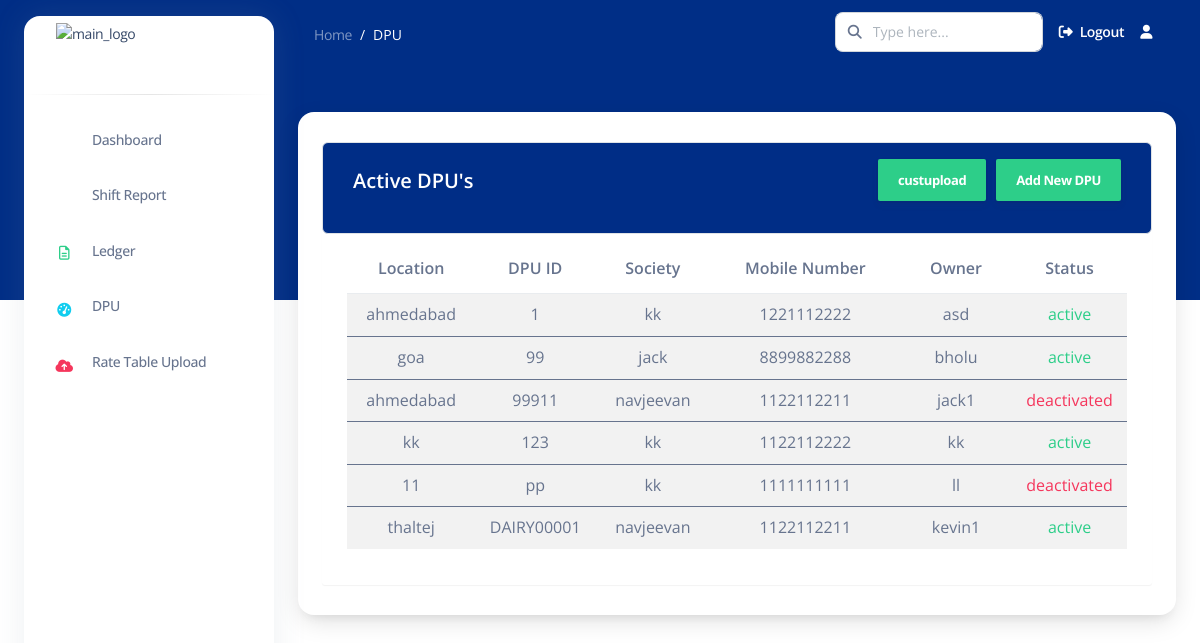
The page /active_dpu/ (signed in) on the database as committed earlier.
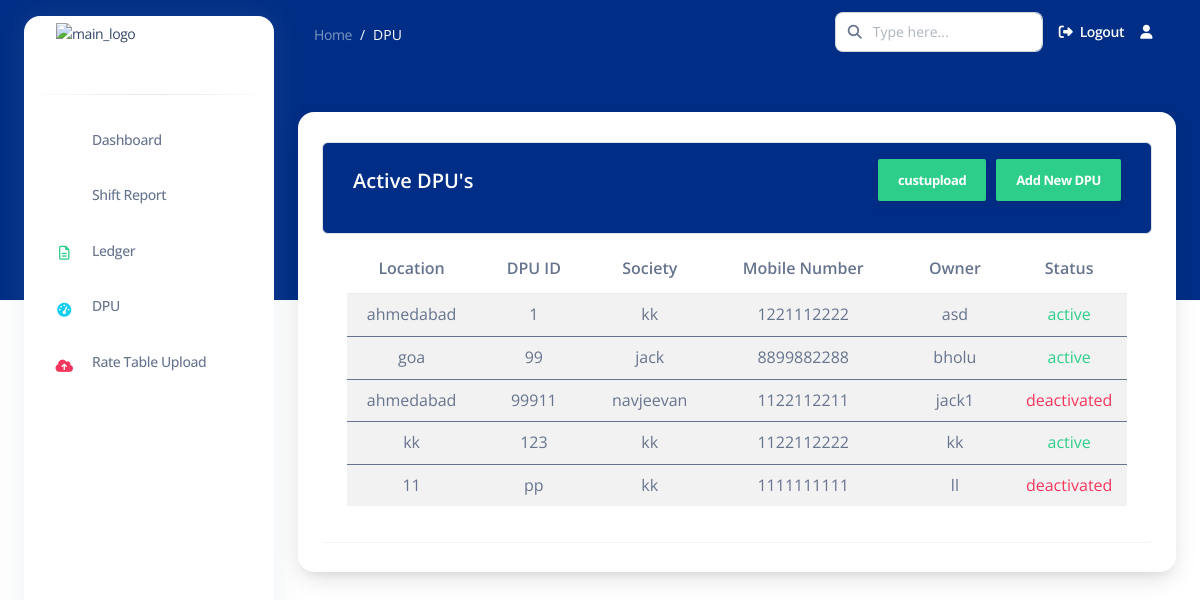
The same page on the database as committed later.
### apps/common/models.py (models this page shows, shortened)
class DPU(models.Model):
    user = models.ForeignKey(User, on_delete=models.CASCADE)
    location = models.CharField(max_length=255)
    dpu_id = models.CharField(max_length=50, unique=True)
    society = models.CharField(max_length=255)
    mobile_number = models.CharField(max_length=15)
    owner = models.CharField(max_length=255)
    STATUS_CHOICES = [
        ('active', 'Active'),
        ('deactivated', 'Deactivated'),
    ]
    status = models.CharField(max_length=20, choices=STATUS_CHOICES, default='active')

### apps/common/views.py (the view)
# urls.py: path('active_dpu/', active_dpu, name='active_dpu'),
def active_dpu(request):
    active_dpu_list = DPU.objects.filter(user=request.user)
    return render(request, 'common/active_dpu.html', {'active_dpu_list': active_dpu_list})

### templates/common/active_dpu.html (shortened to what this page needs)
{% extends 'base2.html' %}
{% load static %}
{% load crispy_forms_tags %}
{% block content %}
<nav class="navbar navbar-main navbar-expand-lg px-0 mx-4 shadow-none border-radius-xl " id="navbarBlur"
    data-scroll="false">
    <div class="container-fluid py-1 px-3">
        <nav aria-label="breadcrumb">
            <ol class="breadcrumb bg-transparent mb-0 pb-0 pt-1 px-0 me-sm-6 me-5">
                <li class="breadcrumb-item text-sm"><a class="opacity-5 text-white" href="">Home</a>
                </li>
                <li class="breadcrumb-item text-sm text-white active" aria-current="page">DPU</li>
            </ol>
        </nav>
        <div class="collapse navbar-collapse mt-sm-0 mt-2 me-md-0 me-sm-4" id="navbar">
            <div class="ms-md-auto pe-md-3 d-flex align-items-center">
                <div class="input-group">
                    <span class="input-group-text text-body"><i class="fas fa-search" aria-hidden="true"></i></span>
                    <input type="text" class="form-control" placeholder="Type here...">
                </div>
            </div>
            <ul class="navbar-nav  justify-content-end">
                <li class="nav-item d-flex align-items-center">
                    <a href="{% url 'logout' %}" class="nav-link text-white font-weight-bold px-0">
                        <i class="fa fa-sign-out me-sm-1"></i>
                        <span class="d-sm-inline d-none">Logout</span>
                    </a>
                </li>
                <li class="nav-item dropdown pe-2 px-3 d-flex align-items-center">
                    <a href="javascript:;" class="nav-link text-white p-0" id="dropdownMenuButton"
                        data-bs-toggle="dropdown" aria-expanded="false">
                        <i class="fa fa-user cursor-pointer"></i>
                    </a>
                </li>
            </ul>
        </div>
    </div>
</nav>
<div class="container-fluid mt-5">
    <div class="card o-hidden border-0 shadow-lg mt-5">
        <div class="container">
            <div class="table-wrapper table-responsive">
              <div class="table-title border rounded">
                <div class="row">
                  <div class="col-sm-6">
                    <h5 class="text-white mt-2">Active DPU's</h5>
                  </div>
                  <div class="col-md-6">
                    <a href="{% url 'add_dpu' %}" class="btn btn-success" > <span>Add New DPU</span></a>
                    <a href="{% url 'custupload' %}" class="btn btn-success" > <span>custupload</span></a>
                  </div>
                </div>
              </div>
              <table class="table table-striped table-hover rounded table-responsive">
                <thead>
                  <tr>
                        <th>Location</th>
                        <th>DPU ID</th>
                        <th>Society</th>
                        <th>Mobile number</th>
                        <th>Owner</th>
                        <th>Status</th>
                  </tr>
                </thead>
                {% for dpu in active_dpu_list %}
                <tbody>
                  <tr class="align-items-center text-align-center rounded">
                        <td>{{ dpu.location }}</td>
                        <td>{{ dpu.dpu_id }}</td>
                        <td>{{ dpu.society }}</td>
                        <td>{{ dpu.mobile_number }}</td>
                        <td>{{ dpu.owner }}</td>
                        <td class="{% if dpu.status == 'active' %}text-success{% else %}text-danger{% endif %}">
                            {{ dpu.status }}
                        </td>                    </tr>
                </tbody>
                {% endfor %}
              </table>
            </div>
          </div>
    </div>
    </div>
    {% endblock content %}

### templates/base2.html (shortened to what this page needs)
{% load static %}
<!DOCTYPE html>
<html lang="en">
{% load static %}
<head>
    <link href="{% static 'assets/css/nucleo-icons.css'%}" rel="stylesheet" />
    <link href="{% static 'assets/css/nucleo-svg.css'%}" rel="stylesheet" />
    <link rel="stylesheet" href="path/to/font-awesome/css/font-awesome.min.css">
    <link href="{% static 'assets/css/nucleo-svg.css'%}" rel="stylesheet" />
    <link id="pagestyle" href="{% static 'assets/css/argon-dashboard.css' %}" rel="stylesheet" />
</head>
<body class="g-sidenav-show ">
    <aside
        class="sidenav bg-white navbar navbar-vertical navbar-expand-xs border-0 border-radius-xl my-3 fixed-start ms-4 "
        id="sidenav-main">
        <div class="sidenav-header">
            <a class="navbar-brand m-0" href="" target="_blank">
                <img src="{% static 'assets/img/rapturetech_logo.jpeg'%}" class="navbar-brand-img h-100"
                    alt="main_logo">
            </a>
        </div>
        <hr class="horizontal dark mt-0">
        <div class="collapse navbar-collapse  w-auto " id="sidenav-collapse-main">
            <ul class="navbar-nav">
                <li class="nav-item">
                    <a class="nav-link" href="{% url 'dashboard' %}">
                        <div
                            class="icon icon-shape icon-sm border-radius-md text-center me-2 d-flex align-items-center justify-content-center">
                            <i class="ni ni-tv-2 text-primary text-sm opacity-10"></i>
                        </div>
                        <span class="nav-link-text ms-1">Dashboard</span>
                    </a>
                </li>
                <li class="nav-item">
                    <a class="nav-link " href="{% url 'shift_report' %}">
                        <div
                            class="icon icon-shape icon-sm border-radius-md text-center me-2 d-flex align-items-center justify-content-center">
                            <i class="ni ni-single-copy-04 text-warning text-sm opacity-10"></i>
                        </div>
                        <span class="nav-link-text ms-1">Shift Report</span>
                    </a>
                </li>
                <li class="nav-item">
                    <a class="nav-link " href="#">
                        <div
                            class="icon icon-shape icon-sm border-radius-md text-center me-2 d-flex align-items-center justify-content-center">
                            <i class="fa fa-file-text-o text-success text-sm opacity-10" aria-hidden="true"></i>
                        </div>
                        <span class="nav-link-text ms-1">Ledger</span>
                    </a>
                </li>
                <li class="nav-item">
                    <a class="nav-link " href="{% url 'active_dpu' %}">
                        <div
                            class="icon icon-shape icon-sm border-radius-md text-center me-2 d-flex align-items-center justify-content-center">
                            <i class="fa fa-tachometer text-info text-sm opacity-10" aria-hidden="true"></i>
                        </div>
                        <span class="nav-link-text ms-1">DPU</span>
                    </a>
                </li>
                <li class="nav-item">
                    <a class="nav-link " href="./pages/rtl.html">
                        <div
                            class="icon icon-shape icon-sm border-radius-md text-center me-2 d-flex align-items-center justify-content-center">
                            <i class="fa fa-cloud-upload text-danger text-sm opacity-10" aria-hidden="true"></i>
                        </div>
                        <span class="nav-link-text ms-1">Rate Table Upload</span>
                    </a>
                </li>
            </ul>
        </div>
    </aside>
    <main class="main-content position-relative border-radius-lg ">
        {% block content %} {% endblock content %}
    </main>
</body>
</html>

### static/assets/css/nucleo-svg.css (style rules this page uses)
.icon { display: inline-block; color: #111111; height: 1em; width: 1em; }
.icon-sm { height: 0.8em; width: 0.8em; }
.icon { fill: currentColor; stroke: none; }

### templates/common/active_dpu.html (style rules this page uses)
.table-wrapper { background: #fff; padding: 20px 25px; margin: 30px 0; border-radius: 3px; box-shadow: 0 1px 1px rgba(0,0,0,.05); }
.table-title { padding-bottom: 1px; background: #002d86; color: #fff!important; padding: 16px 30px; margin: -20px -25px 10px; border-radius: 3px 3px 0 0; }
.table-title .btn { color: #fff; float: right; font-size: 13px; border: none; min-width: 50px; border-radius: 2px; border: none; outline: none !important; margin-left: 10px; }
.table-title .btn span { float: left; margin-top: 2px; }
tr { text-align: center; }
td { padding: 1px; text-align: center; }

Rows that differ between the two databases and show on the page:
removed DPU: location "thaltej", dpu_id "DAIRY00001", society "navjeevan", mobile_number "1122112211", owner "kevin1", status "active"
